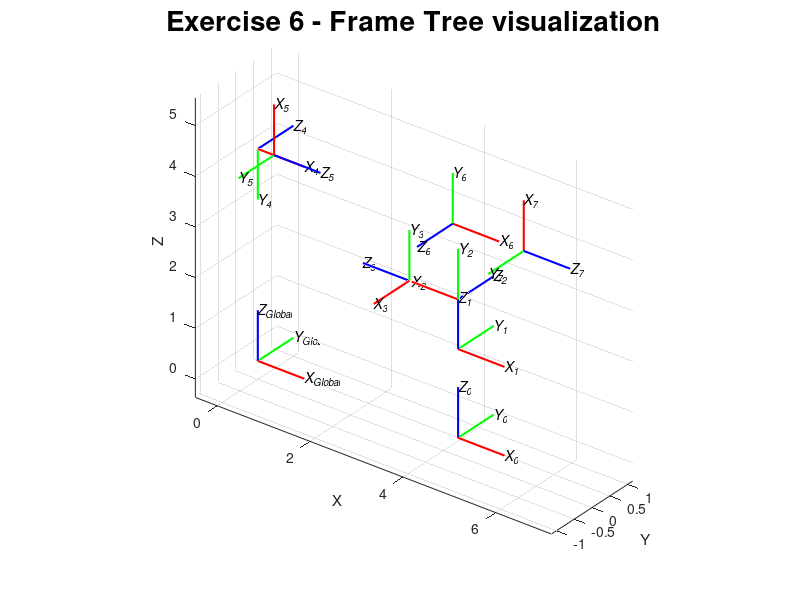

Write the MATLAB code that produced this figure.
function PlotRefFrames()

figure
ax=axes('DataAspectRatio',[1 1 1],'View',[37.5 30]);
hold(ax,'on')
xlabel('X'),ylabel('Y'),zlabel('Z')
axis padded
grid on
title('Exercise 6 - Frame Tree visualization','FontSize',20)
view(37.5,30)

%% global frame
Tg=eye(4);
plotFrame(Tg,'{Global}',ax);

%% frame 0 wrt global
r0=1/100*[431.5;0;0];
R0=eye(3);
T0=homog(R0,r0);
plotFrame(T0,'0',ax);

%% frame 1 wrt frame 0
r1_0=1/100*[0;0;175];
R1_0=eye(3);
T1=T0*homog(R1_0,r1_0);
plotFrame(T1,'1',ax);

%% frame 2 wrt frame 1
r2_1=1/100*[0;0;98];
R2_1=[-1 0 0;0 0 1;0 1 0];
T2=T1*homog(R2_1,r2_1);
plotFrame(T2,'2',ax);

%% frame 3 wrt frame 2
r3_2=1/100*[105;0;0];
R3_2=[0 0 1;0 1 0;-1 0 0];
T3=T2*homog(R3_2,r3_2);
plotFrame(T3,'3',ax);

%% frame 4 wrt frame 3
r4_3=1/100*[0;145.5;326.5];
R4_3=[0 0 -1;0 -1 0;-1 0 0];
T4=T3*homog(R4_3,r4_3);
plotFrame(T4,'4',ax);

%% frame 5 wrt frame 4
r5_4=1/100*[35;0;0];
R5_4=[0 0 1;-1 0 0;0 -1 0];
T5=T4*homog(R5_4,r5_4);
plotFrame(T5,'5',ax);

%% frame 6 wrt frame 5
r6_5=1/100*[0;0;385];
R6_5=[0 1 0;0 0 1;1 0 0];
T6=T5*homog(R6_5,r6_5);
plotFrame(T6,'6',ax);

%% frame 7 wrt frame 6
r7_6=1/100*[153;0;0];
R7_6=[0 0 1;1 0 0;0 1 0];
T7=T6*homog(R7_6,r7_6);
plotFrame(T7,'7',ax);

end

function T=homog(R,r)
T=[R r;0 0 0 1];
end

function plotFrame(T,name,ax)
o=T(1:3,4);
x=o+T(1:3,1);
y=o+T(1:3,2);
z=o+T(1:3,3);

plot3(ax,[o(1) x(1)],[o(2) x(2)],[o(3) x(3)],'r','LineWidth',1.5)
plot3(ax,[o(1) y(1)],[o(2) y(2)],[o(3) y(3)],'g','LineWidth',1.5)
plot3(ax,[o(1) z(1)],[o(2) z(2)],[o(3) z(3)],'b','LineWidth',1.5)

text(x(1),x(2),x(3),['X_' name],'FontAngle','italic')
text(y(1),y(2),y(3),['Y_' name],'FontAngle','italic')
text(z(1),z(2),z(3),['Z_' name],'FontAngle','italic')
end
